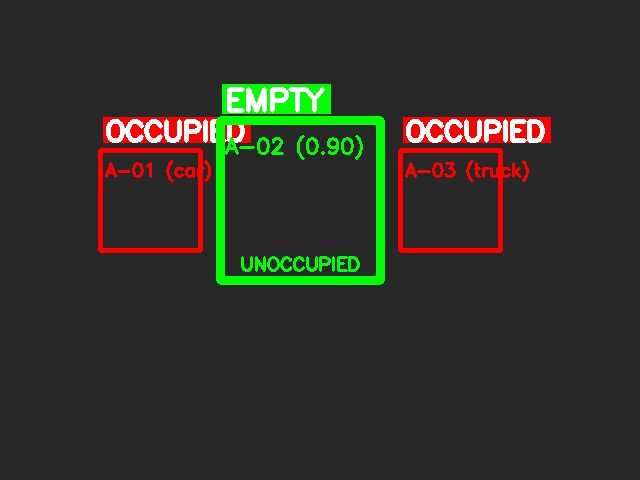
#> input picture complete_test.jpg, 640 x 480 px
$ python -i parking_line_detector.py   (imports and definitions only)
#> lines starting #> are read from the running program, lines starting #| are printed output that depends on the picture; after the words box and inside, x2 and y2 are one past the last pixel; in counts of white or black regions, pixels touching at a corner belong together
#> further down, picture is the input picture: shape (480, 640, 3); mean B, G, R 41, 48.8, 48.2
"""
Parking Line Detector Module
=============================

Detects parking slots dynamically from white/yellow parking line markings.
Filters out roads, driving lanes, and non-parking areas.
Only analyzes clearly marked rectangular parking slots.
"""

import cv2
import numpy as np
from typing import List, Tuple, Dict, Optional
from dataclasses import dataclass


@dataclass
class DetectedParkingSlot:
    """Represents a parking slot detected from line markings"""
    slot_id: str
    bounding_box: Tuple[int, int, int, int]  # x1, y1, x2, y2
    polygon: np.ndarray  # Four corner points
    confidence: float
    line_color: str  # 'white' or 'yellow'


class ParkingLineDetector:
    """
    Detects parking slots from white/yellow line markings in parking lots.
    Ignores roads, empty areas, and non-parking regions.
    """

    def __init__(self, min_slot_area: int = 5000, max_slot_area: int = 50000):
        self.min_slot_area = min_slot_area  # Minimum slot area in pixels
        self.max_slot_area = max_slot_area  # Maximum slot area in pixels
        self.aspect_ratio_min = 1.2  # Min width/height ratio
        self.aspect_ratio_max = 4.0  # Max width/height ratio

    def detect_parking_slots(self, frame: np.ndarray) -> List[DetectedParkingSlot]:
        """
        Main method to detect parking slots from line markings
        """
        # Convert to grayscale
        gray = cv2.cvtColor(frame, cv2.COLOR_BGR2GRAY)
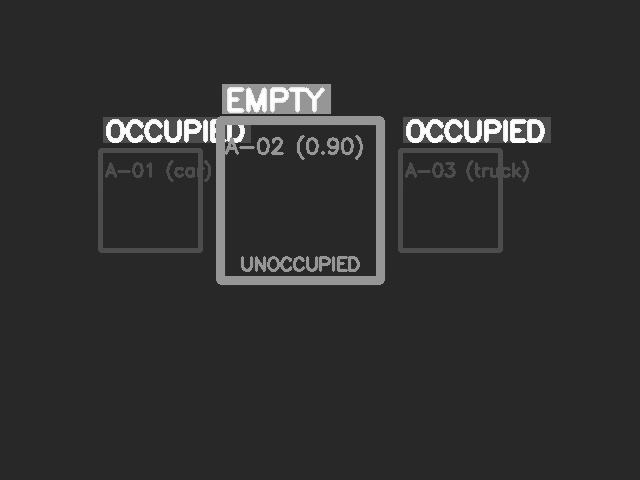
#> gray: shape (480, 640); min 32, max 255, mean 47.7

        # Detect white lines
        white_slots = self._detect_colored_lines(frame, gray, 'white')
        print(f"[LINES] Detected {len(white_slots)} white-line slots")

        # Detect yellow lines
        yellow_slots = self._detect_colored_lines(frame, gray, 'yellow')
        print(f"[LINES] Detected {len(yellow_slots)} yellow-line slots")

        # Combine and filter
        all_slots = white_slots + yellow_slots
        filtered_slots = self._filter_valid_slots(all_slots)
        print(f"[SLOTS] {len(filtered_slots)} valid parking slots after filtering")

        # Assign IDs
        for i, slot in enumerate(filtered_slots):
            slot.slot_id = f"S{i+1:03d}"

        return filtered_slots

    def _detect_colored_lines(self, frame: np.ndarray, gray: np.ndarray,
                             color_type: str) -> List[DetectedParkingSlot]:
        """Detect parking lines of specific color (white or yellow)"""
#> called with color_type = 'white'

        if color_type == 'white':
            # Detect white lines (high value, low saturation)
            hsv = cv2.cvtColor(frame, cv2.COLOR_BGR2HSV)
#> hsv: shape (480, 640, 3); mean H, S, V 10.1, 21.4, 56.1
            # White lines: high V, low S
            lower_white = np.array([0, 0, 180])
            upper_white = np.array([180, 30, 255])
            mask = cv2.inRange(hsv, lower_white, upper_white)
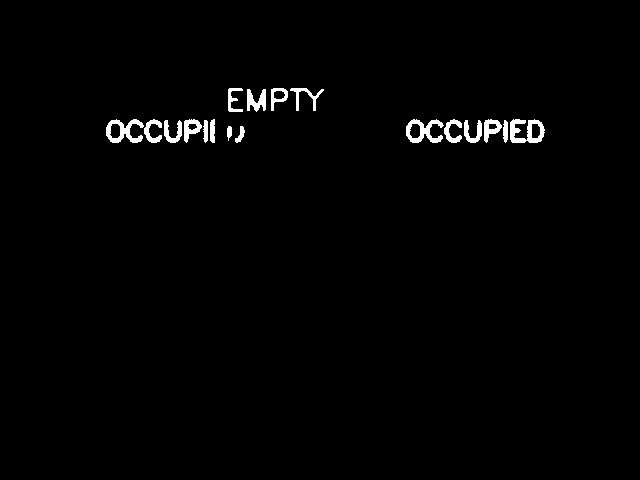
#> mask: shape (480, 640); 1.3% white; 18 white regions, largest, box (x1, y1, x2, y2) and area: (510, 119, 545, 143) 484, (106, 119, 144, 143) 445, (406, 119, 444, 143) 440
        else:
            # Detect yellow lines
            hsv = cv2.cvtColor(frame, cv2.COLOR_BGR2HSV)
            # Yellow lines
            lower_yellow = np.array([20, 100, 100])
            upper_yellow = np.array([40, 255, 255])
            mask = cv2.inRange(hsv, lower_yellow, upper_yellow)

        # Morphological operations to clean up lines
        kernel = np.ones((5, 5), np.uint8)
        mask = cv2.morphologyEx(mask, cv2.MORPH_CLOSE, kernel)
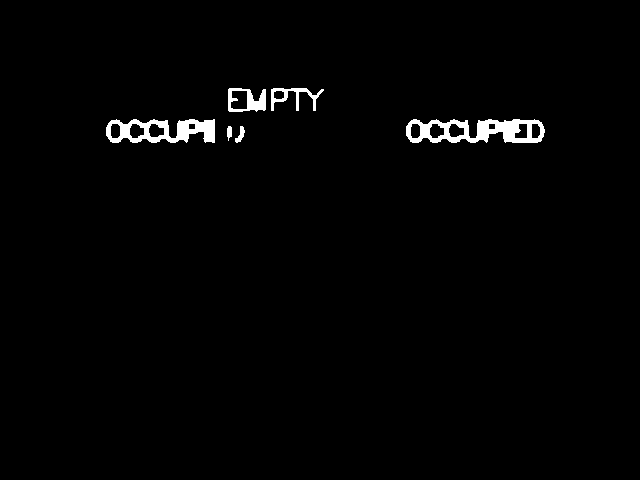
#> mask: shape (480, 640); 1.5% white; 6 white regions, box (x1, y1, x2, y2) and area: (406, 119, 545, 143) 1932, (106, 119, 215, 143) 1520, (228, 88, 266, 112) 495, (271, 88, 324, 111) 411, (235, 126, 245, 143) 82, (227, 126, 232, 141) 57
        mask = cv2.morphologyEx(mask, cv2.MORPH_OPEN, kernel)
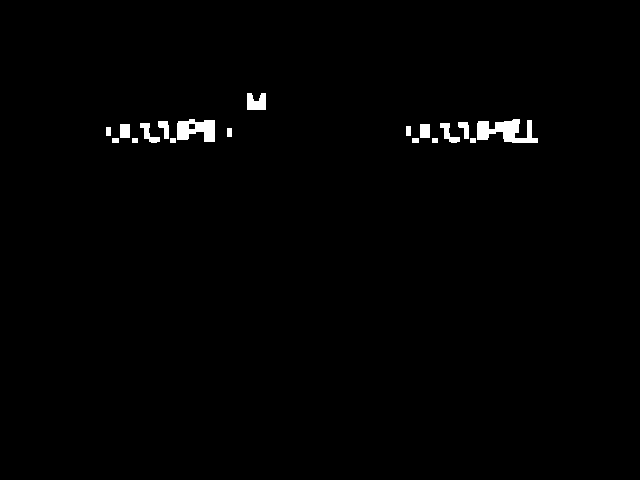
#> mask: shape (480, 640); 0.96% white; 18 white regions, largest, box (x1, y1, x2, y2) and area: (477, 119, 538, 143) 858, (177, 119, 215, 142) 619, (247, 93, 266, 110) 268

        # Edge detection on mask
        edges = cv2.Canny(mask, 50, 150)
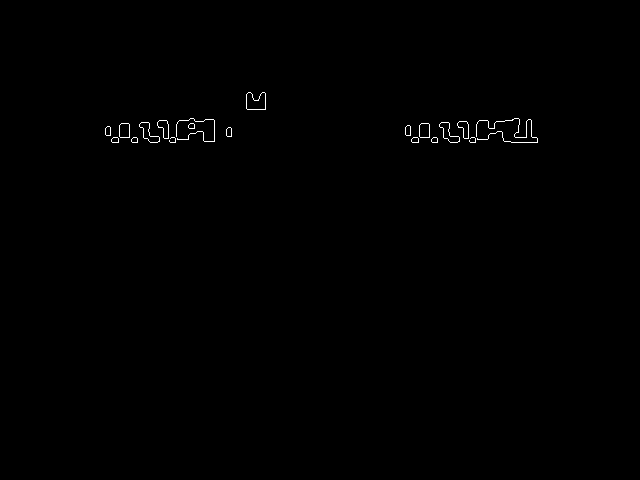
#> edges: shape (480, 640); 0.31% white in thin lines or dots, all inside (x1, y1, x2, y2) = (105, 92, 538, 143)

        # Dilate edges to connect nearby lines
        kernel = np.ones((3, 3), np.uint8)
        edges = cv2.dilate(edges, kernel, iterations=1)
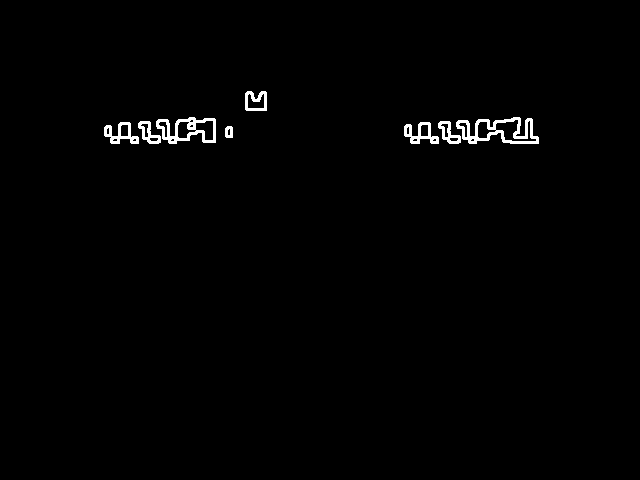
#> edges: shape (480, 640); 1% white; 8 white regions

        # Find contours
        contours, _ = cv2.findContours(edges, cv2.RETR_EXTERNAL, cv2.CHAIN_APPROX_SIMPLE)
#> contours = 8 contours; box (x1, y1, x2, y2) and area: (456, 117, 539, 144) 1334, (156, 117, 216, 144) 1029, (404, 122, 439, 144) 386, (104, 122, 139, 144) 379, (245, 91, 267, 111) 354, (438, 121, 461, 144) 257, (138, 121, 161, 144) 257, (225, 126, 233, 138) 74

        slots = []
        for contour in contours:
            # Approximate polygon
            epsilon = 0.02 * cv2.arcLength(contour, True)
            approx = cv2.approxPolyDP(contour, epsilon, True)

            # Check if it's a quadrilateral (4 sides = parking slot)
            if len(approx) == 4:
                # Get bounding box
                x, y, w, h = cv2.boundingRect(approx)
                area = w * h

                # Filter by area
                if self.min_slot_area < area < self.max_slot_area:
                    # Check aspect ratio (parking slots are rectangular)
                    aspect_ratio = w / h if h > 0 else 0
                    if self.aspect_ratio_min < aspect_ratio < self.aspect_ratio_max:
                        slot = DetectedParkingSlot(
                            slot_id="",
                            bounding_box=(x, y, x + w, y + h),
                            polygon=approx.reshape(-1, 2),
                            confidence=0.8,
                            line_color=color_type
                        )
                        slots.append(slot)
#> this loop made 8 passes
#> epsilon on passes 1 to 8: 0.673, 2.75, 2.71, 1.64, 1.64, 6.14, 4.23, 1.77
#> after the loop, slots = []

        return slots

    def _filter_valid_slots(self, slots: List[DetectedParkingSlot]) -> List[DetectedParkingSlot]:
        """Filter out invalid slots (overlapping, too small, not aligned)"""
        if not slots:
            return []

        # Sort by area (largest first)
        slots.sort(key=lambda s: self._get_box_area(s.bounding_box), reverse=True)

        filtered = []
        for slot in slots:
            # Check if this slot overlaps too much with already accepted slots
            is_valid = True
            for accepted_slot in filtered:
                overlap = self._calculate_overlap(slot.bounding_box, accepted_slot.bounding_box)
                if overlap > 0.3:  # More than 30% overlap = same slot
                    is_valid = False
                    break

            if is_valid:
                filtered.append(slot)

        return filtered

    # [79 lines left out: functions _get_box_area, _calculate_overlap, check_vehicle_in_slot, draw_slots, not called in this run]


def get_parking_line_detector() -> ParkingLineDetector:
    """Factory function to get parking line detector instance"""
    return ParkingLineDetector()

>>> import cv2
>>> picture = cv2.imread('../complete_test.jpg')
>>> result = ParkingLineDetector().detect_parking_slots(picture)
#| [LINES] Detected 0 white-line slots
#> call 2 of _detect_colored_lines, with color_type = 'yellow'
#> in _detect_colored_lines (call 2), `mask = cv2.inRange(hsv, lower_yellow, upper_yellow)`:
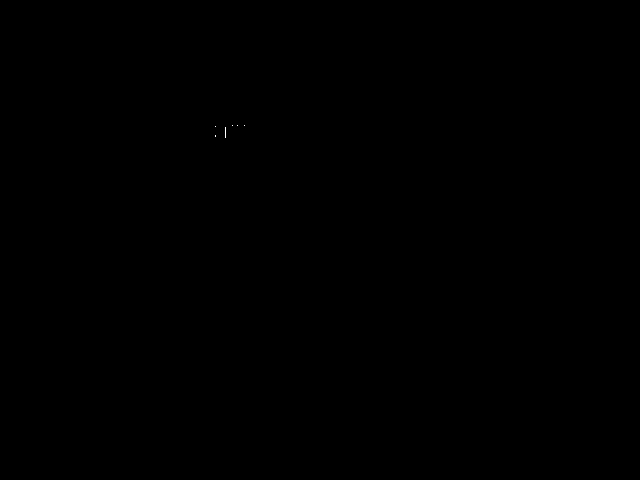
#> mask: shape (480, 640); 0.01% white in thin lines or dots, all inside (x1, y1, x2, y2) = (215, 125, 245, 138)
#> in _detect_colored_lines (call 2), `mask = cv2.morphologyEx(mask, cv2.MORPH_OPEN, kernel)`: mask: shape (480, 640); every value is 0
#| [LINES] Detected 0 yellow-line slots
#| [SLOTS] 0 valid parking slots after filtering
#> result = []

$ run again, on enhanced_empty_spots.jpg
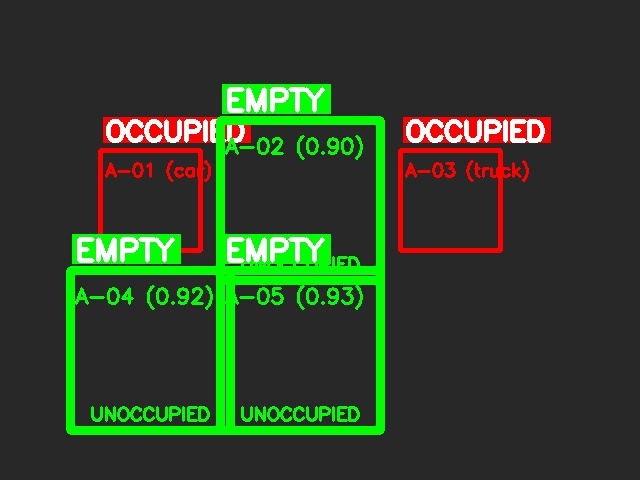
#> input picture enhanced_empty_spots.jpg, 640 x 480 px
#> picture is the input picture: shape (480, 640, 3); mean B, G, R 40.8, 62.9, 47.6
#> hsv: shape (480, 640, 3); mean H, S, V 19.7, 40, 69.8
#> in _detect_colored_lines, `mask = cv2.inRange(hsv, lower_white, upper_white)`:
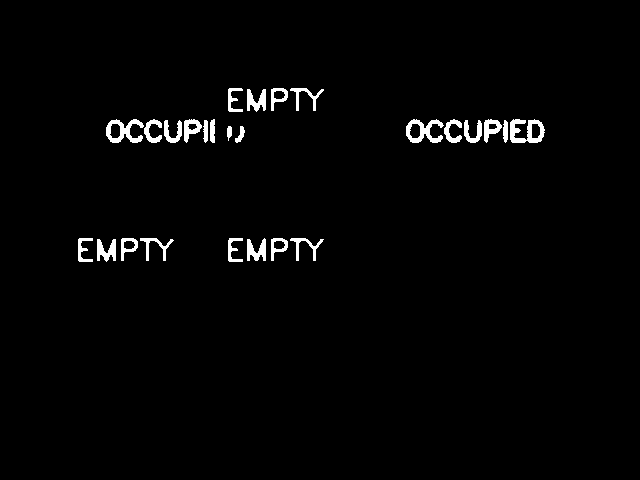
#> mask: shape (480, 640); 1.8% white; 26 white regions, largest, box (x1, y1, x2, y2) and area: (510, 119, 545, 143) 484, (106, 119, 144, 143) 445, (406, 119, 444, 143) 440
#> in _detect_colored_lines, `mask = cv2.morphologyEx(mask, cv2.MORPH_CLOSE, kernel)`:
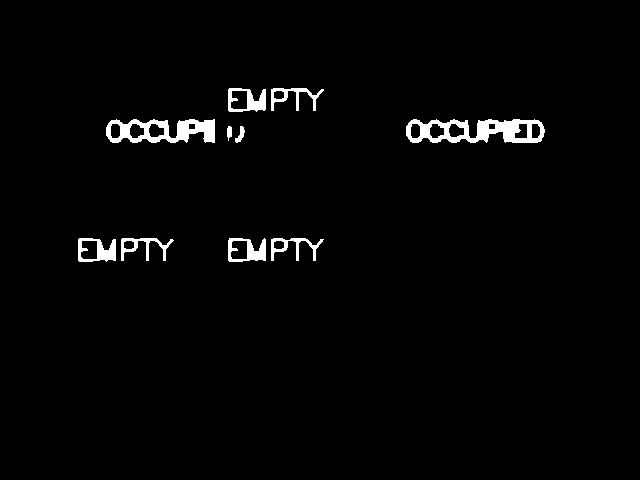
#> mask: shape (480, 640); 2.1% white; 10 white regions, largest, box (x1, y1, x2, y2) and area: (406, 119, 545, 143) 1932, (106, 119, 215, 143) 1520, (78, 238, 116, 262) 505
#> contours = 10 contours; largest, box (x1, y1, x2, y2) and area: (456, 117, 539, 144) 1334, (156, 117, 216, 144) 1029, (404, 122, 439, 144) 386, (104, 122, 139, 144) 379, (95, 240, 117, 261) 364
#> the loop in _detect_colored_lines, `for contour in contours:` made 10 passes
#> epsilon on passes 1 to 8: 1.77, 1.78, 0.673, 2.75, 2.71, 1.64, 1.64, 6.14
#> after the loop in _detect_colored_lines, `for contour in contours:`: slots = []
#| [LINES] Detected 0 white-line slots
#| [LINES] Detected 0 yellow-line slots
#| [SLOTS] 0 valid parking slots after filtering

$ run again, on occupied_on_cars_test.jpg
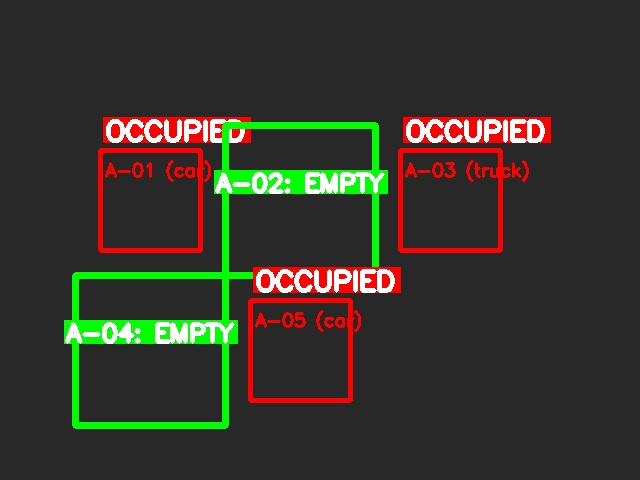
#> input picture occupied_on_cars_test.jpg, 640 x 480 px
#> picture is the input picture: shape (480, 640, 3); mean B, G, R 43.1, 52.4, 54
#> hsv: shape (480, 640, 3); mean H, S, V 16, 28.8, 63.4
#> in _detect_colored_lines, `mask = cv2.inRange(hsv, lower_white, upper_white)`:
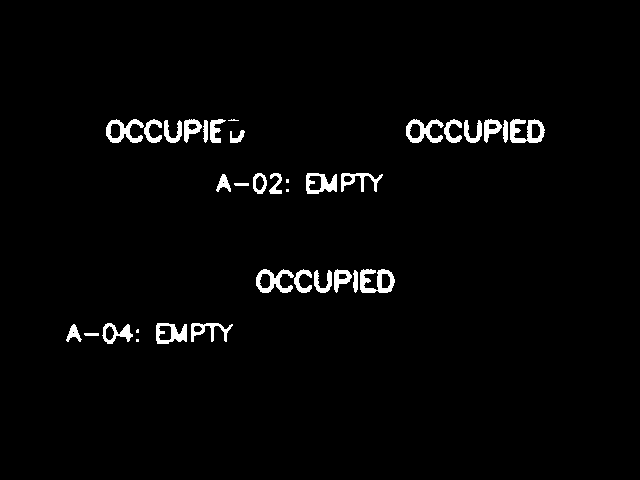
#> mask: shape (480, 640); 2.3% white; 35 white regions (5 under 20 px), largest, box (x1, y1, x2, y2) and area: (360, 269, 395, 293) 487, (510, 119, 545, 143) 484, (106, 119, 144, 143) 445
#> in _detect_colored_lines, `edges = cv2.dilate(edges, kernel, iterations=1)`:
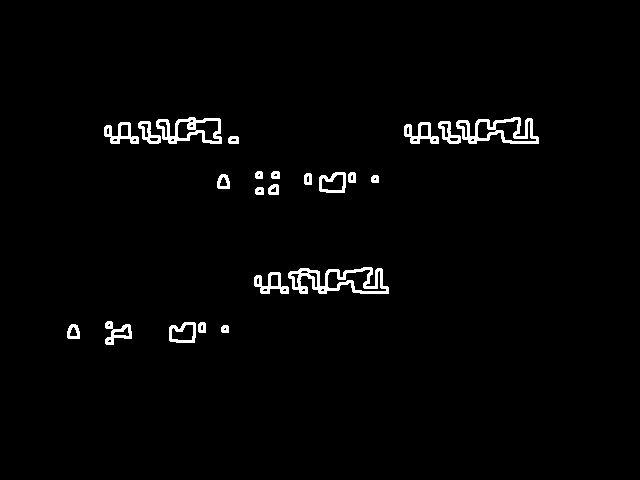
#> edges: shape (480, 640); 2% white; 23 white regions
#> contours = 23 contours; largest, box (x1, y1, x2, y2) and area: (288, 267, 389, 294) 1626, (456, 117, 539, 144) 1334, (156, 117, 222, 144) 1154, (169, 322, 196, 343) 449, (319, 172, 346, 193) 448
#> the loop in _detect_colored_lines, `for contour in contours:` made 23 passes
#> epsilon on passes 1 to 8: 0.513, 0.946, 0.633, 1.84, 2.29, 2.71, 7.86, 0.553
#> after the loop in _detect_colored_lines, `for contour in contours:`: slots = []
#| [LINES] Detected 0 white-line slots
#| [LINES] Detected 0 yellow-line slots
#| [SLOTS] 0 valid parking slots after filtering
